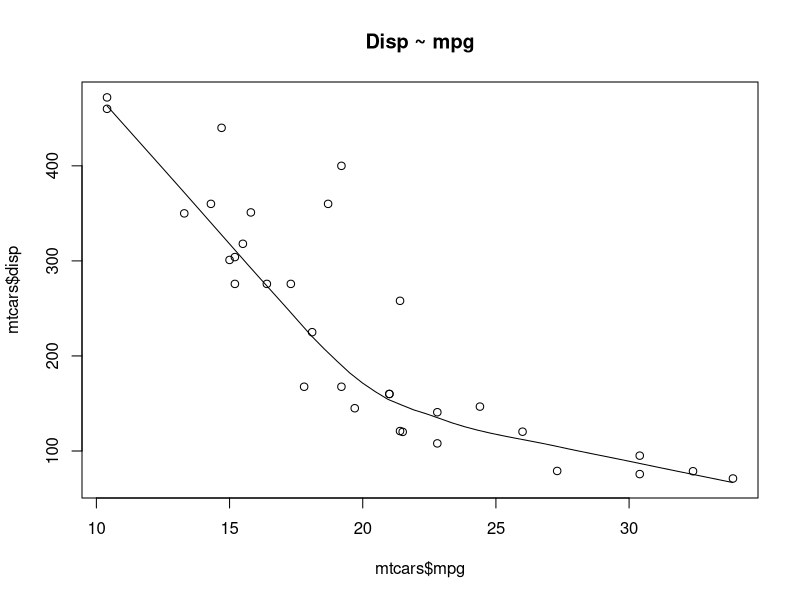
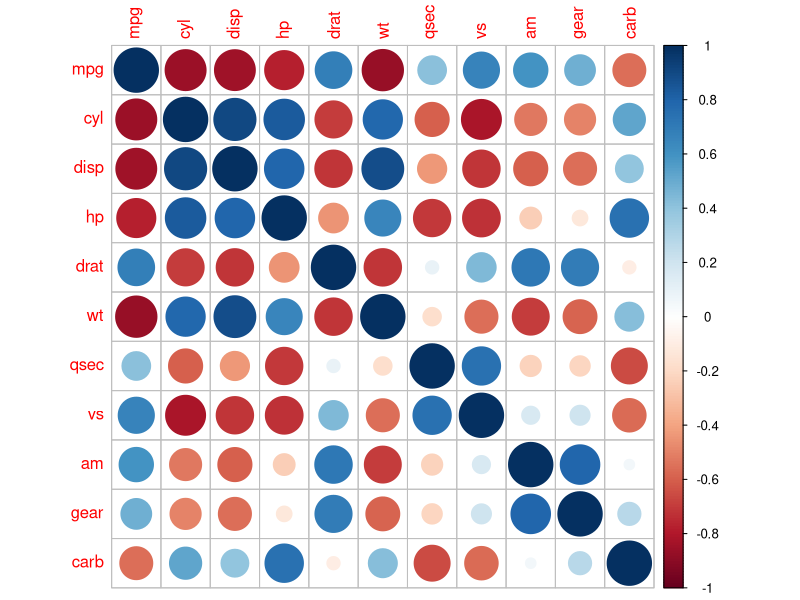
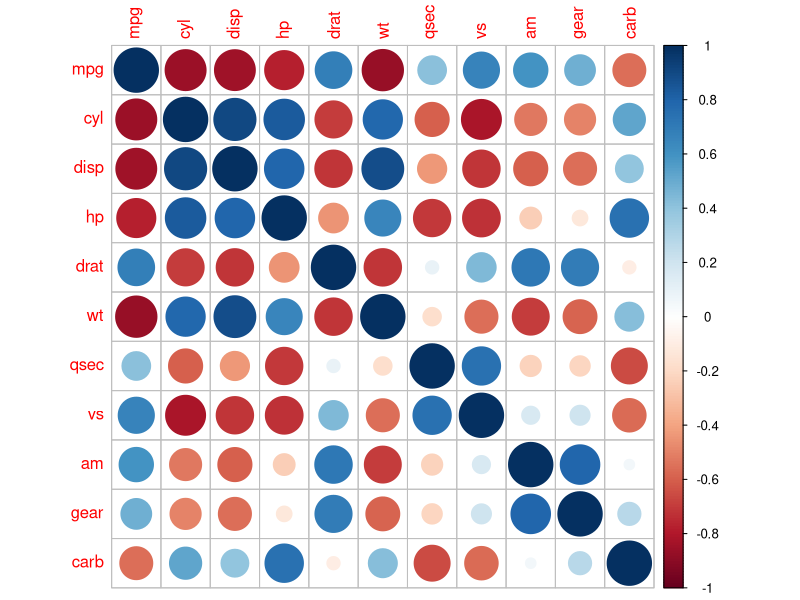
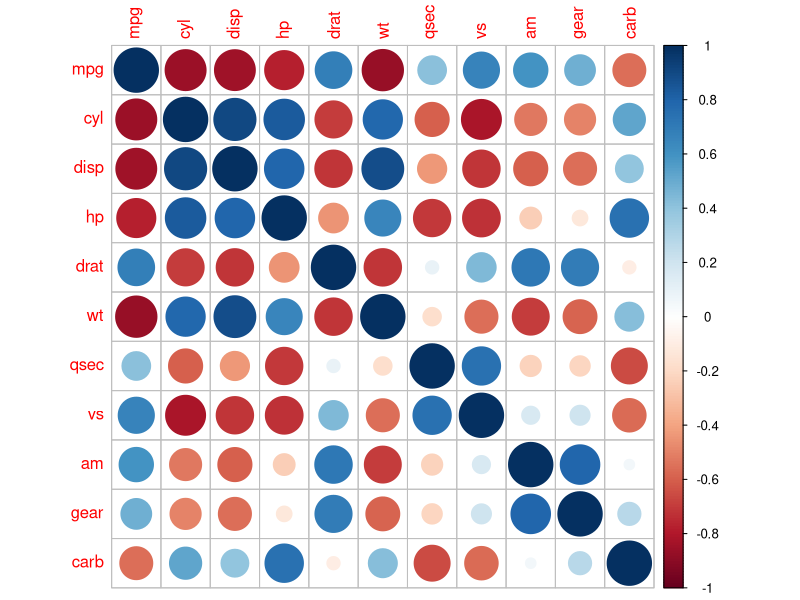
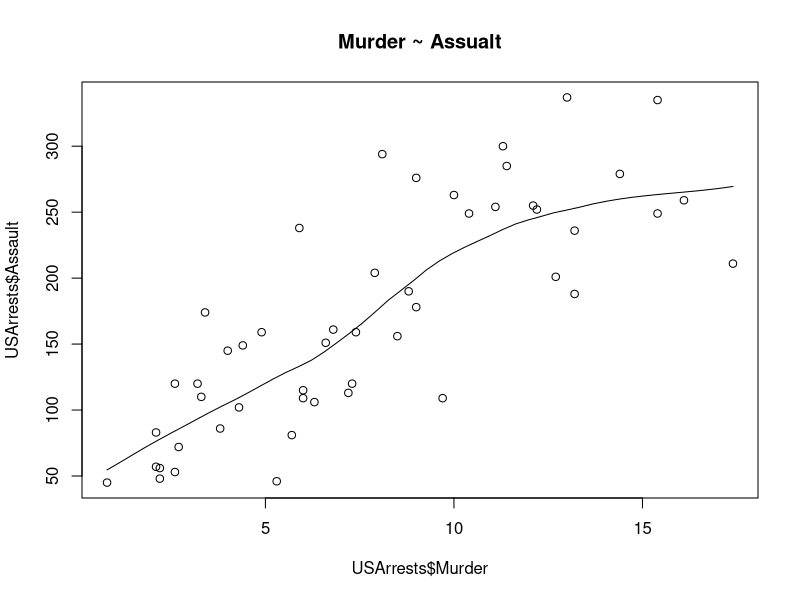
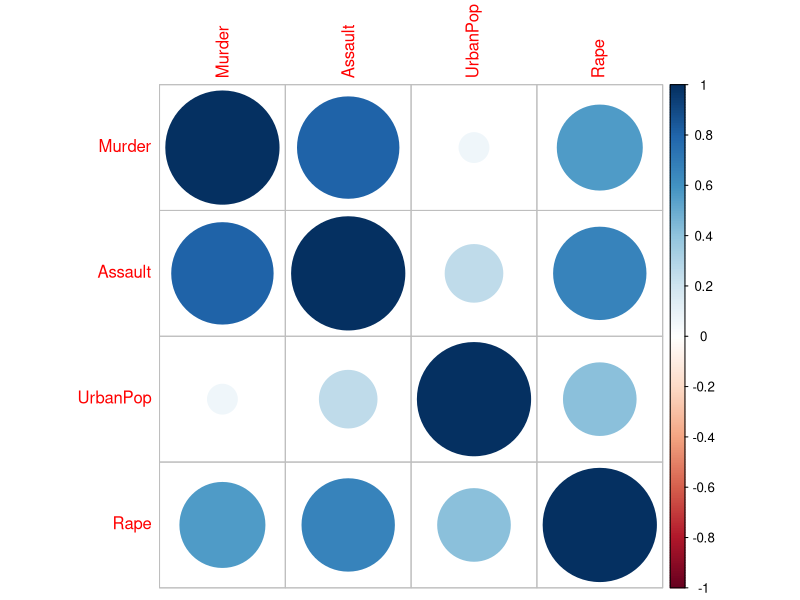
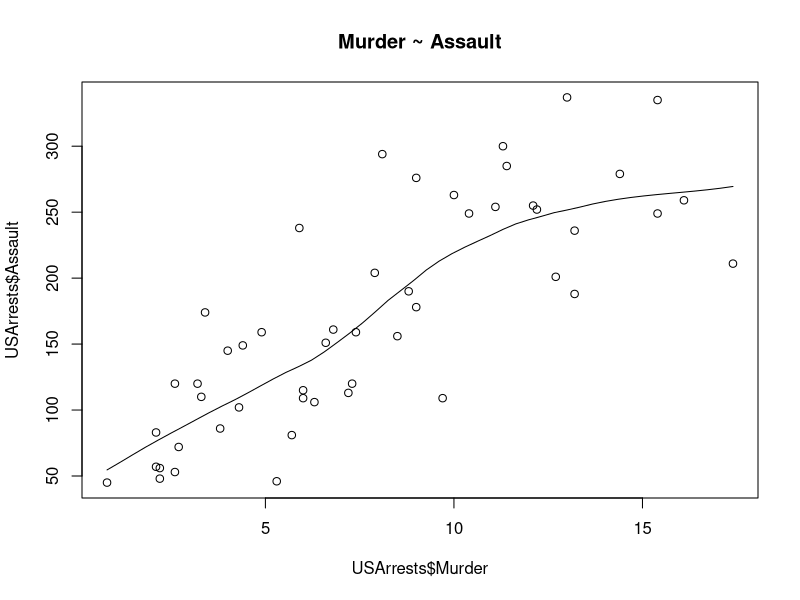
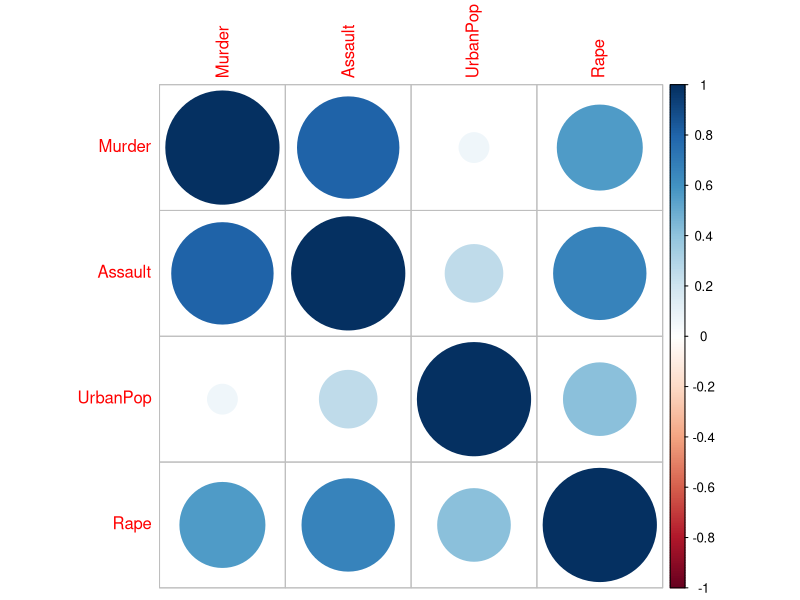

Generate these figures, in order, with R: (Note: this script raises an error after producing the figures.)

#Basic Statistics part 3 
data(mtcars)
scatter.smooth(x=mtcars$mpg, y=mtcars$disp, main="Disp ~ mpg")

#Test for a correlation between two variables:
cor.test(mtcars$mpg, mtcars$disp)

#Save and check test results
cor_result <- cor.test(mtcars$mpg, mtcars$disp)
cor_result$estimate
cor_result$p.value 


#View correlation between many variables:
install.packages("corrplot")
library("corrplot")
corrplot(cor(mtcars)) # add more options for practice (?corrplot)

corrplot(cor(mtcars), col.lim = c(-1, 1), type = "full")

corrplot(cor(mtcars), col.lim = c(-1, 1), type = "full",bg = "white",)


#activity
data()
data(USArrests)
View(USArrests)
scatter.smooth(x=USArrests$Murder, y=USArrests$Assault, main="Murder ~ Assualt")
cor.test(USArrests$Murder, USArrests$Assault)
corrplot(cor(USArrests), col.lim = c(-1, 1), type = "full")


#T-test
data(sleep)
t.test (extra ~ group, data = sleep)

data(trees)
View(trees)
t.test(trees$Girth,mu =5)
t.test(trees$Height,mu =5)


#Activity
my_data <- data.frame(
  name = c("1","2","3","4","5","6","7","8","9","10"),
  Height = c(12,21,31,42,45,54,30,48,56,67),
  Girth = c(50,55,60,63,56,75,68,78,79,89)
)
print(my_data)
summary(my_data)

t.test(my_data$Height,mu =5)
t.test(my_data$Girth,mu =5)

height_test <- t.test(my_data$Height,mu =5)
girth_test <- t.test(my_data$Girth,mu =5)

print(height_test)
print(girth_test)

height_test$p.value
girth_test$p.value
#Both p-values are extremely small (< 0.05), so we reject the null hypothesis.
#This means the means of both Height and Girth are significantly different from 5.





#Anova
my_data <- data.frame(
  group = rep(c("Group1", "Group2", "Group3"), each = 10),
  value = rnorm(10)
)

#Displays the first few rows of the dataframe
head(my_data)

#Perform ANOVA
res_aov2 <- aov(value ~ group, data = my_data)

#Display the ANOVA results
summary (res_aov2)

#perform Tukey's HSD test
tukey_result <- TukeyHSD(res_aov2)

#displays the Tukeys HSD test results
print(tukey_result)


#Simple Linear Regression
linear_mod <- lm(dist ~ speed, data=cars) 

#Multiple Linear Regression
linear_mod2 <- lm(mpg ~ disp + qsec, data=mtcars)
summary(linear_mod2)




#Activity:
data(USArrests)
View(USArrests)
scatter.smooth(x=USArrests$Murder, y=USArrests$Assault, main="Murder ~ Assault")
cor.test(USArrests$Murder, USArrests$Assault)
corrplot(cor(USArrests), col.lim = c(-1, 1), type = "full")
t.test(Murder ~ Assault, data = USArrests)



#Activity:
data(mtcars)
View(mtcars)

t.test(mpg ~ am, data = mtcars)
boxplot(mpg ~ am, data = mtcars, 
        main = "MPG by Transmission Type",
        xlab = "Transmission Type",
        ylab = "Miles Per Gallon (mpg)",
        col = c("blue3", "orange2"),
        names = c("Automatic", "Manual"))






#Activity
library(tibble)
data <- tibble(
  name = c("vaibhavi", "vaibhav", "vaishali", "ravinder", "pandu"),
  age = c(22, 17, 25, 39, 48)
)
head(data)
glimpse(data)
clean_data <- na.omit(data)
arrange(data, age)


